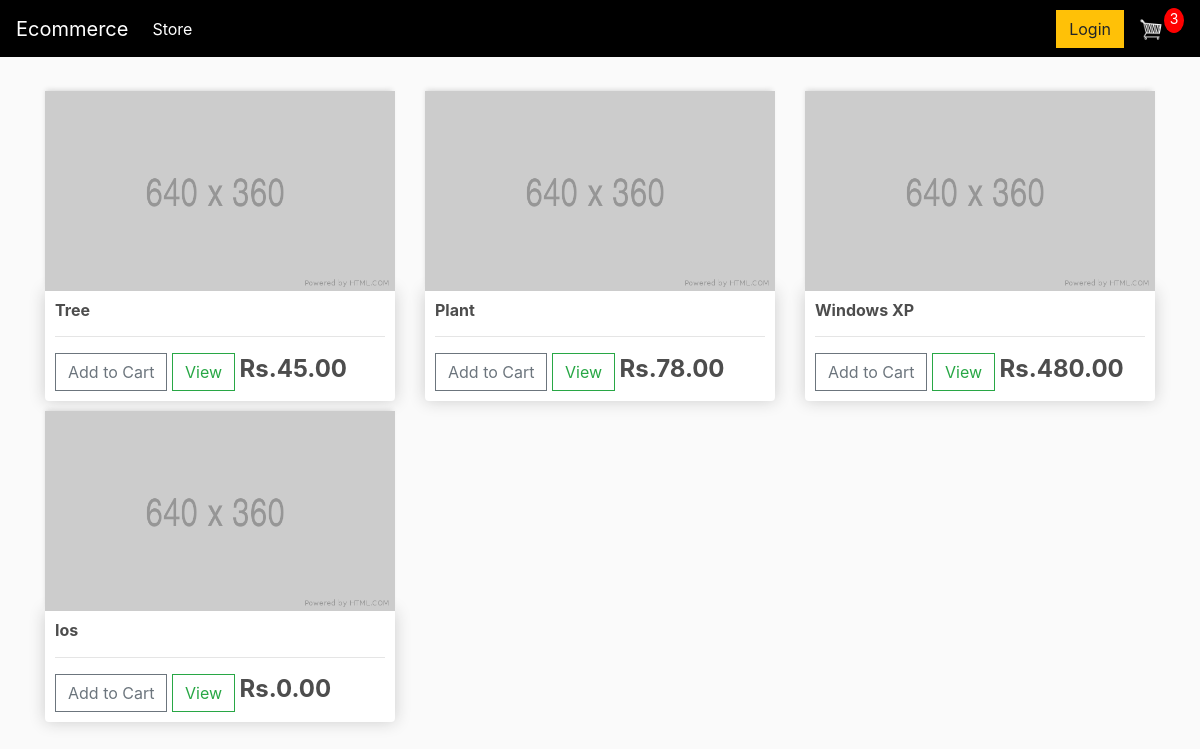
The app's page / (signed in) with its own data.
### store/models.py (models this page shows, shortened)
class Product(models.Model):
    name = models.CharField(max_length=200)
    price = models.DecimalField(max_digits=7,decimal_places=2)
    digital = models.BooleanField(default=False,null=True, blank=True)  #To check of a product is a virtual  product or physical product.
    image = models.ImageField(null=True, blank=True)

### store/views.py (the view)
# urls.py: path("", include('store.urls')),
def store(request):
    if request.user.is_authenticated:
            customer = request.user.customer
            order, created = Order.objects.get_or_create(customer=customer, complete=False )
            items = order.orderitem_set.all()
            cartItems = order.get_cart_items
    else:
        items = []
        order = {'get_cart_total': 0, 'get_cart_items': 0, "shipping": False}
        cartItems = order['get_cart_items']
    products = Product.objects.all()
    context = {'products':products, 'cartItems':cartItems}
    return render(request, 'store/store.html', context)

### store/models.py (called while the page is built)
    @property
    def get_cart_items(self):
        orderitems = self.orderitem_set.all()
        total = sum([item.quantity for item in orderitems])
        return total

### store/templates/store/store.html
{% extends 'store/main.html' %}
{% load static %}
{% block content%}
    <div class="row">
        {% for product in products%}
        <div class="col-lg-4">
            <img class="thumbnail" src = "{% static 'images/placeholder.png' %}" alt="Product image here">
            <div class="box-element product">
                <h6><strong>{{product.name}}</strong></h6>
                <hr>
                <button data-product="{{product.id}}" data-action="add" class="btn btn-outline-secondary add-btn update-cart">Add to Cart</button>
                <a class="btn btn-outline-success" href="#">View</a>
                <h4 style="display: inline-block; "><strong> Rs.{{product.price|floatformat:2}}</strong></h4>
            </div>
        </div>
        {% endfor %}
    </div>
{% endblock content %}

### static/css/main.css (style rules this page uses)
body { background-color: hsl(0, 0%, 98%); }
h1,h2,h3,h4,h5,h6 { color:hsl(0, 0%, 30%); }
.box-element { box-shadow:hsl(0, 0%, 80%) 0 0 16px; background-color: #fff; border-radius: 4px; padding: 10px; }
.thumbnail { width: 100%; height: 200px; -webkit-box-shadow: -1px -3px 5px -2px rgba(214,214,214,1); -moz-box-shadow: -1px -3px 5px -2px rgba(214,214,214,1); box-shadow: -1px -3px 5px -2px rgba(214,214,214,1); }
.product { border-radius: 0 0 4px 4px; }
.col-lg-4, .col-lg-6, .col-lg-8, .col-lg-12 { margin-top: 10px; }
.btn { border-radius: 0; }

### records on screen
Product: name "Tree", price "45.00"
Product: name "Plant", price "78.00"
Product: name "Windows XP", price "480.00"
Product: name "Ios", price "0.00"

### other values on screen
{{ cartItems }} "3"
